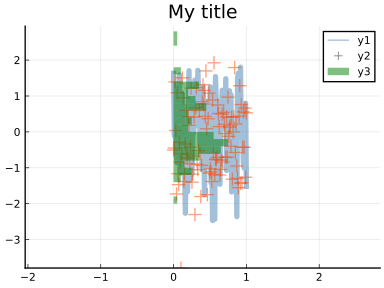

Write Julia code to recreate this figure.
using Plots

# choose a backend (the docs use PythonPlot; comment this out if you prefer GR)
pythonplot(size = (400, 300))  # or: gr(size=(400,300))

# data (from the docs)
n = 100
x = range(0, 1, length = n)
y = randn(n, 3)

# the plotting command (from the docs)
plt = plot(
    x, y,
    line = (0.5, [4 1 0], [:path :scatter :histogram]),
    normalize = true,
    bins = 30,
    marker = (10, 0.5, [:none :+ :none]),
    color = [:steelblue :orangered :green],
    fill = 0.5,
    orientation = [:v :v :h],
    title = "My title",
)

display(plt)  # ensure it shows in REPL/script
savefig("pipeline_example.svg")

